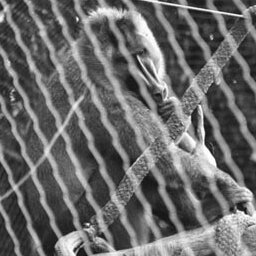
%> input picture primatecaged.jpg, 256 x 256 px
$ octave Caged_Animal.m   (GNU Octave 9; MATLAB toolbox functions it lacks are replaced by stand-ins)
%> lines starting %> are read from the running program, lines starting %| are printed output that depends on the picture
Primate=imread('primatecaged.jpg');
%> Primate is the input picture: size 256x256x3 uint8; min 10, max 255, mean 106.7
whos Primate
imshow(Primate);

PrimateGray=rgb2gray(Primate);
imshow(PrimateGray);

F_Primate=fft2(PrimateGray);
S_Primate=abs(F_Primate);
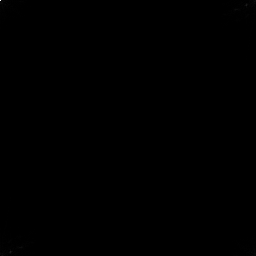
%> S_Primate: size 256x256 double; min 5.57, max 6991143, mean 4195; drawn with min black and max white
imagesc(fftshift(S_Primate.^0.1));
colormap('default');
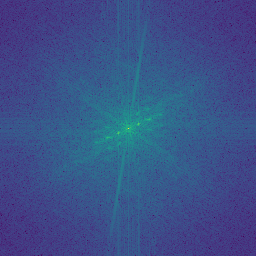
%> displayed picture: size 256x256x3, on the screen's scale of 0 to 255; mean R, G, B 58.7, 80.8, 137

imagesc(S_Primate.^0.1);
colormap('default');
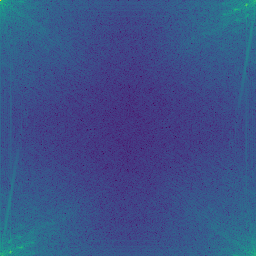
%> displayed picture: size 256x256x3, on the screen's scale of 0 to 255; mean R, G, B 58.7, 80.8, 137; mean of the top-left, top-right, bottom-left and bottom-right quarters 92, 92.4, 92.4, 91.9

%[x,y]=ginput(8);

%disp(x);
%disp(y);

F_Primate(251:255,9:13)=0;
F_Primate(3:7,245:249)=0;
F_Primate(8:12,235:239)=0;
F_Primate(245:249,20:24)=0;
F_Primate(241:245,8:12)=0;
F_Primate(235:239,18:22)=0;
F_Primate(14:18,245:249)=0;
F_Primate(19:23,237:242)=0;

S2_Primate=abs(F_Primate);
imagesc(fftshift(S2_Primate.^0.1));
colormap('default');
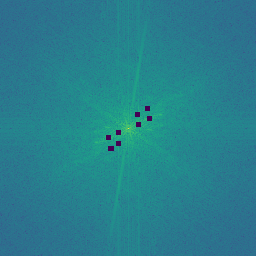
%> displayed picture: size 256x256x3, on the screen's scale of 0 to 255; mean R, G, B 39.2, 127.7, 141.2

imagesc(S2_Primate.^0.1);
colormap('default');
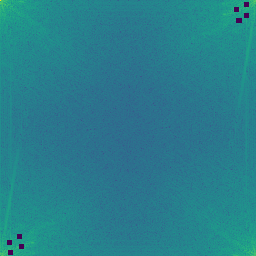
%> displayed picture: size 256x256x3, on the screen's scale of 0 to 255; mean R, G, B 39.2, 127.7, 141.2; mean of the top-left, top-right, bottom-left and bottom-right quarters 102.8, 102.6, 102.6, 102.7

invF_Primate=uint8(real(ifft2(F_Primate)));
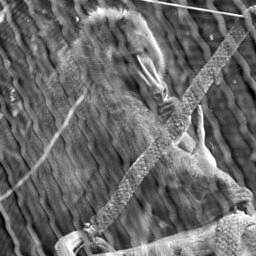
%> invF_Primate: size 256x256 uint8; min 0, max 255, mean 106.7
imshow(invF_Primate);

$ run again, with mrttrainbland.jpg copied over primatecaged.jpg
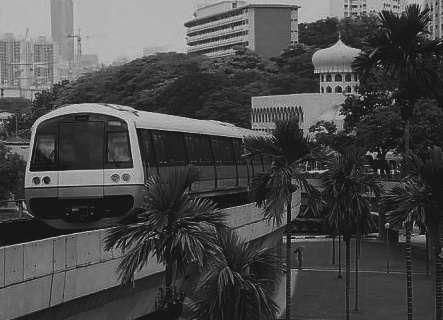
%> input picture mrttrainbland.jpg, 443 x 320 px
%> Primate is the input picture: size 320x443x3 uint8; min 13, max 204, mean 74
%> `colormap('default');`:
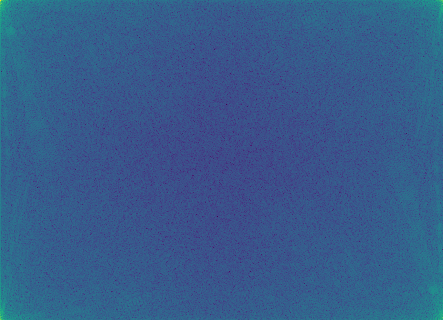
%> displayed picture: size 320x443x3, on the screen's scale of 0 to 255; mean R, G, B 54.3, 91.6, 139.9; mean of the top-left, top-right, bottom-left and bottom-right quarters 95.5, 95.1, 95.2, 95.3
%> `colormap('default');`:
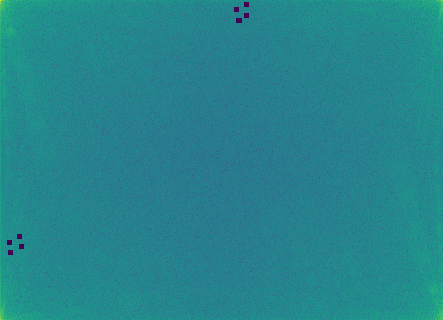
%> displayed picture: size 320x443x3, on the screen's scale of 0 to 255; mean R, G, B 37, 133, 141.3; mean of the top-left, top-right, bottom-left and bottom-right quarters 104, 103.6, 103.6, 103.9

$ run again, with ntugn.jpg copied over primatecaged.jpg
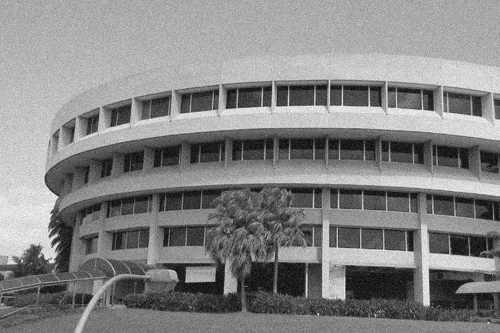
%> input picture ntugn.jpg, 500 x 333 px
%> Primate is the input picture: size 333x500 uint8; min 0, max 255, mean 131.8
%> `colormap('default');`:
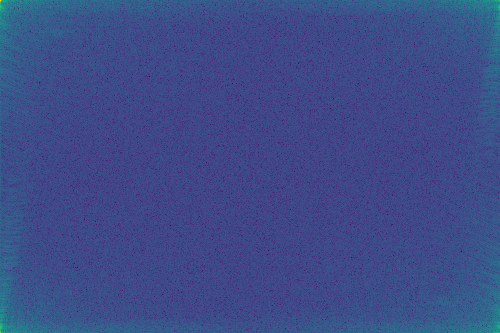
%> displayed picture: size 333x500x3, on the screen's scale of 0 to 255; mean R, G, B 61, 76, 136.7; mean of the top-left, top-right, bottom-left and bottom-right quarters 91.4, 91.1, 91.1, 91.3
%> `colormap('default');`:
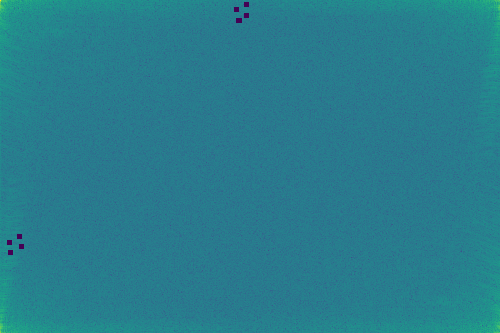
%> displayed picture: size 333x500x3, on the screen's scale of 0 to 255; mean R, G, B 39.8, 125.3, 141.7; mean of the top-left, top-right, bottom-left and bottom-right quarters 102.3, 102.3, 102.1, 102.4
